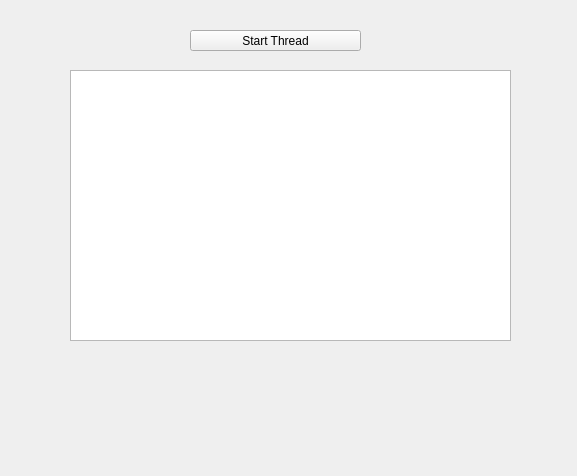
<?xml version="1.0" encoding="UTF-8"?>
<ui version="4.0">
 <class>Widget</class>
 <widget class="QWidget" name="Widget">
  <property name="geometry">
   <rect>
    <x>0</x>
    <y>0</y>
    <width>577</width>
    <height>476</height>
   </rect>
  </property>
  <property name="windowTitle">
   <string>Widget</string>
  </property>
  <widget class="QPushButton" name="startButton">
   <property name="geometry">
    <rect>
     <x>190</x>
     <y>30</y>
     <width>171</width>
     <height>21</height>
    </rect>
   </property>
   <property name="sizePolicy">
    <sizepolicy hsizetype="Fixed" vsizetype="Fixed">
     <horstretch>0</horstretch>
     <verstretch>0</verstretch>
    </sizepolicy>
   </property>
   <property name="text">
    <string>Start Thread</string>
   </property>
  </widget>
  <widget class="QTextEdit" name="textEdit">
   <property name="geometry">
    <rect>
     <x>70</x>
     <y>70</y>
     <width>441</width>
     <height>271</height>
    </rect>
   </property>
   <property name="sizePolicy">
    <sizepolicy hsizetype="Fixed" vsizetype="Expanding">
     <horstretch>0</horstretch>
     <verstretch>0</verstretch>
    </sizepolicy>
   </property>
  </widget>
 </widget>
 <resources/>
 <connections/>
</ui>
